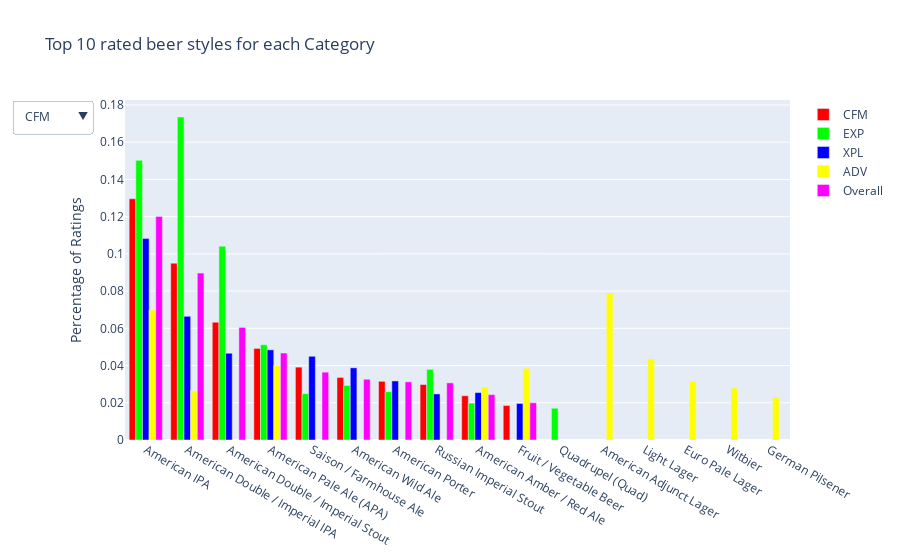

The notebook cell saved with this chart:
### Code cell
# same plot as above but when you click on a category it will be sorted by that category

fig = go.Figure()


fig.add_trace(go.Bar(
    y=cfm_style_count.values,
    x=cfm_style_count.index,
    name="CFM",
    orientation='v',
    marker_color='#FF0000'
))
fig.add_trace(go.Bar(
    y=exp_style_count.values,
    x=exp_style_count.index,
    name="EXP",
    orientation='v',
    marker_color='#00FF00'
))
fig.add_trace(go.Bar(
    y=xpl_style_count.values,
    x=xpl_style_count.index,
    name="XPL",
    orientation='v',

    marker_color='#0000FF'
))
fig.add_trace(go.Bar(
    y=adv_style_count.values,
    x=adv_style_count.index,
    name="ADV",
    orientation='v',
    marker_color='#FFFF00'
))

fig.add_trace(go.Bar(
    y=overall_style_count.values,
    x=overall_style_count.index,
    name="Overall",
    orientation='v',
    marker_color='#FF00FF'
))


# set the x-axis to be the style names
fig.update_layout(xaxis={'categoryorder':'array', 'categoryarray':cfm_style_count.index})

# set the y-axis to be the percentage of ratings
fig.update_layout(yaxis_title="Percentage of Ratings")

# set the title
fig.update_layout(title_text="Top 10 rated beer styles for each Category")

fig.update_layout(barmode='group')

# add a dropdown menu to select the category
fig.update_layout(
    updatemenus=[
        dict(
            active=0,
            buttons=list([
                dict(label="CFM",
                        method="update",
                        args=[{"visible": [True, False, False, False, False]},
                            {"title": "CFM",
                            "xaxis": {'categoryorder':'array', 'categoryarray':cfm_style_count.index}}]),
                dict(label="EXP",
                        method="update",
                        args=[{"visible": [False, True, False, False, False]},
                            {"title": "EXP",
                            "xaxis": {'categoryorder':'array', 'categoryarray':exp_style_count.index}}]),
                dict(label="XPL",
                        method="update",
                        args=[{"visible": [False, False, True, False, False]},
                            {"title": "XPL",
                            "xaxis": {'categoryorder':'array', 'categoryarray':xpl_style_count.index}}]),
                dict(label="ADV",
                        method="update",
                        args=[{"visible": [False, False, False, True, False]},
                            {"title": "ADV",
                            "xaxis": {'categoryorder':'array', 'categoryarray':adv_style_count.index}}]),
                dict(label="Overall",
                        method="update",
                        args=[{"visible": [False, False, False, False, True]},
                            {"title": "Overall",
                            "xaxis": {'categoryorder':'array', 'categoryarray':overall_style_count.index}}]),

            ]),
        )
    ])

fig.show()

### Figure 1 — Plotly figure (JSON) as saved in the notebook; plotly's stock layout.template omitted (floating-point values rounded to 4 significant figures)
{"data": [{"marker": {"color": "#FF0000"}, "name": "CFM", "orientation": "v", "type": "bar", "x": ["American IPA", "American Double / Imperial IPA", "American Double / Imperial Stout", "American Pale Ale (APA)", "Saison / Farmhouse Ale", "American Wild Ale", "American Porter", "Russian Imperial Stout", "American Amber / Red Ale", "Fruit / Vegetable Beer"], "y": [0.1296, 0.09502, 0.06328, 0.0492, 0.03914, 0.03361, 0.03152, 0.0298, 0.02378, 0.01853]}, {"marker": {"color": "#00FF00"}, "name": "EXP", "orientation": "v", "type": "bar", "x": ["American Double / Imperial IPA", "American IPA", "American Double / Imperial Stout", "American Pale Ale (APA)", "Russian Imperial Stout", "American Wild Ale", "American Porter", "Saison / Farmhouse Ale", "American Amber / Red Ale", "Quadrupel (Quad)"], "y": [0.1735, 0.1502, 0.1041, 0.05118, 0.03796, 0.02928, 0.02596, 0.02488, 0.01982, 0.01706]}, {"marker": {"color": "#0000FF"}, "name": "XPL", "orientation": "v", "type": "bar", "x": ["American IPA", "American Double / Imperial IPA", "American Pale Ale (APA)", "American Double / Imperial Stout", "Saison / Farmhouse Ale", "American Wild Ale", "American Porter", "American Amber / Red Ale", "Russian Imperial Stout", "Fruit / Vegetable Beer"], "y": [0.1082, 0.06645, 0.04844, 0.04662, 0.04498, 0.03878, 0.03172, 0.02549, 0.02474, 0.01963]}, {"marker": {"color": "#FFFF00"}, "name": "ADV", "orientation": "v", "type": "bar", "x": ["American Adjunct Lager", "American IPA", "Light Lager", "American Pale Ale (APA)", "Fruit / Vegetable Beer", "Euro Pale Lager", "American Amber / Red Ale", "Witbier", "American Double / Imperial IPA", "German Pilsener"], "y": [0.07893, 0.06986, 0.04366, 0.04001, 0.03852, 0.03154, 0.02836, 0.0279, 0.02651, 0.02271]}, {"marker": {"color": "#FF00FF"}, "name": "Overall", "orientation": "v", "type": "bar", "x": ["American IPA", "American Double / Imperial IPA", "American Double / Imperial Stout", "American Pale Ale (APA)", "Saison / Farmhouse Ale", "American Wild Ale", "American Porter", "Russian Imperial Stout", "American Amber / Red Ale", "Fruit / Vegetable Beer"], "y": [0.1201, 0.08967, 0.06049, 0.04672, 0.03644, 0.03263, 0.03124, 0.03069, 0.02439, 0.02001]}], "layout": {"barmode": "group", "title": {"text": "Top 10 rated beer styles for each Category"}, "updatemenus": [{"active": 0, "buttons": [{"args": [{"visible": [true, false, false, false, false]}, {"title": "CFM", "xaxis": {"categoryarray": ["American IPA", "American Double / Imperial IPA", "American Double / Imperial Stout", "American Pale Ale (APA)", "Saison / Farmhouse Ale", "American Wild Ale", "American Porter", "Russian Imperial Stout", "American Amber / Red Ale", "Fruit / Vegetable Beer"], "categoryorder": "array"}}], "label": "CFM", "method": "update"}, {"args": [{"visible": [false, true, false, false, false]}, {"title": "EXP", "xaxis": {"categoryarray": ["American Double / Imperial IPA", "American IPA", "American Double / Imperial Stout", "American Pale Ale (APA)", "Russian Imperial Stout", "American Wild Ale", "American Porter", "Saison / Farmhouse Ale", "American Amber / Red Ale", "Quadrupel (Quad)"], "categoryorder": "array"}}], "label": "EXP", "method": "update"}, {"args": [{"visible": [false, false, true, false, false]}, {"title": "XPL", "xaxis": {"categoryarray": ["American IPA", "American Double / Imperial IPA", "American Pale Ale (APA)", "American Double / Imperial Stout", "Saison / Farmhouse Ale", "American Wild Ale", "American Porter", "American Amber / Red Ale", "Russian Imperial Stout", "Fruit / Vegetable Beer"], "categoryorder": "array"}}], "label": "XPL", "method": "update"}, {"args": [{"visible": [false, false, false, true, false]}, {"title": "ADV", "xaxis": {"categoryarray": ["American Adjunct Lager", "American IPA", "Light Lager", "American Pale Ale (APA)", "Fruit / Vegetable Beer", "Euro Pale Lager", "American Amber / Red Ale", "Witbier", "American Double / Imperial IPA", "German Pilsener"], "categoryorder": "array"}}], "label": "ADV", "method": "update"}, {"args": [{"visible": [false, false, false, false, true]}, {"title": "Overall", "xaxis": {"categoryarray": ["American IPA", "American Double / Imperial IPA", "American Double / Imperial Stout", "American Pale Ale (APA)", "Saison / Farmhouse Ale", "American Wild Ale", "American Porter", "Russian Imperial Stout", "American Amber / Red Ale", "Fruit / Vegetable Beer"], "categoryorder": "array"}}], "label": "Overall", "method": "update"}]}], "xaxis": {"categoryarray": ["American IPA", "American Double / Imperial IPA", "American Double / Imperial Stout", "American Pale Ale (APA)", "Saison / Farmhouse Ale", "American Wild Ale", "American Porter", "Russian Imperial Stout", "American Amber / Red Ale", "Fruit / Vegetable Beer"], "categoryorder": "array"}, "yaxis": {"title": {"text": "Percentage of Ratings"}}}}
